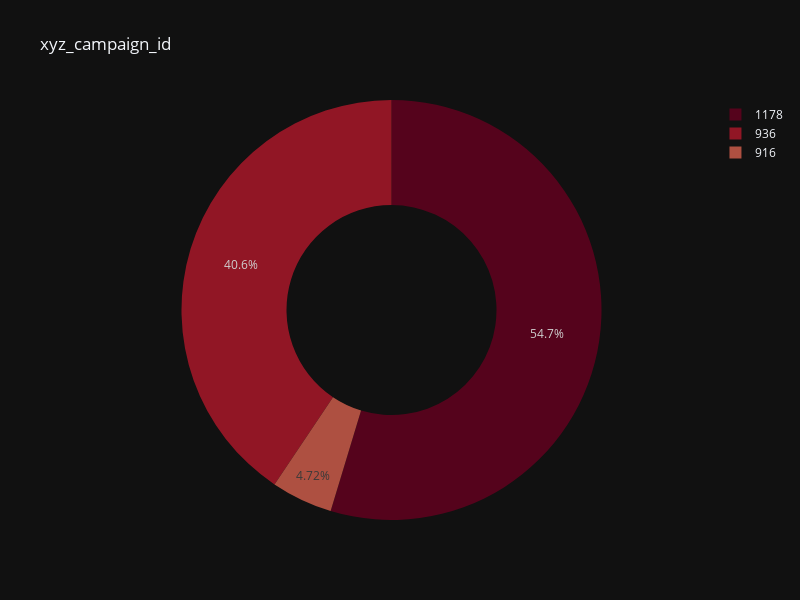

The cell this chart's notebook holds for it:
### Code cell
data=df.groupby(by=('xyz_campaign_id'))['Clicks'].count()
fig=px.pie(df,values=data,names=data.index,title='xyz_campaign_id',color_discrete_sequence=px.colors.sequential.RdBu,hole=0.5,opacity=0.8,hover_data=[data.index],labels={'index':'xyz_campaign_id'},template='plotly_dark',width=800,height=600)
fig.show()

### Figure 1 — Plotly figure (JSON) as saved in the notebook; plotly's stock layout.template omitted (floating-point values rounded to 4 significant figures)
{"data": [{"customdata": [[916], [936], [1178]], "domain": {"x": [0, 1], "y": [0, 1]}, "hole": 0.5, "hovertemplate": "label=%{label}<br>value=%{value}<br>hover_data_0=%{customdata[0]}<extra></extra>", "labels": [916, 936, 1178], "legendgroup": "", "name": "", "opacity": 0.8, "showlegend": true, "type": "pie", "values": [54, 464, 625]}], "layout": {"height": 600, "legend": {"tracegroupgap": 0}, "piecolorway": ["rgb(103,0,31)", "rgb(178,24,43)", "rgb(214,96,77)", "rgb(244,165,130)", "rgb(253,219,199)", "rgb(247,247,247)", "rgb(209,229,240)", "rgb(146,197,222)", "rgb(67,147,195)", "rgb(33,102,172)", "rgb(5,48,97)"], "title": {"text": "xyz_campaign_id"}, "width": 800}}
